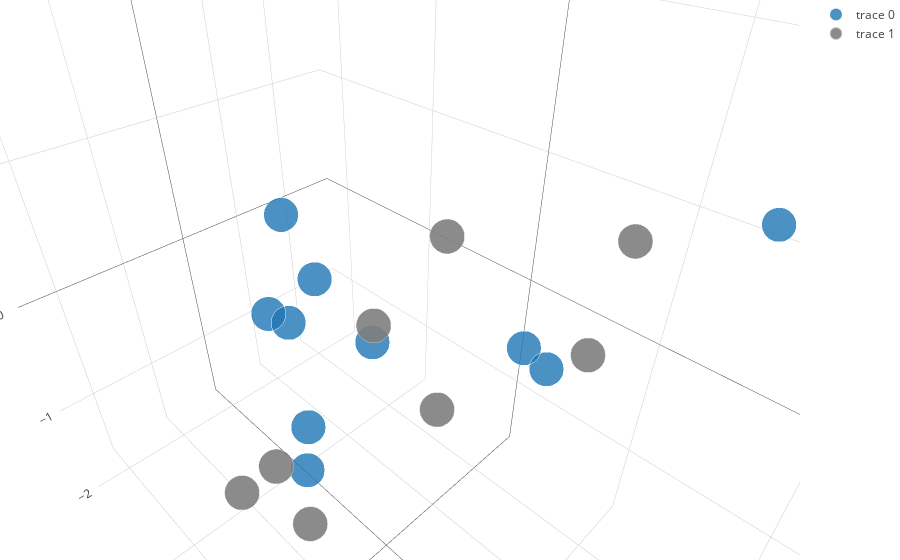

Notebook code for this chart:
### Code cell
# 3차원 공간상의 점
x, y, z = np.random.multivariate_normal(np.array([0,0,0]), np.eye(3), 10).transpose()

trace1 = go.Scatter3d(
    x=x,
    y=y,
    z=z,
    mode='markers',
    marker=dict(
        size=12,
        line=dict(
            color='rgba(217, 217, 217, 0.14)',
            width=0.5
        ),
        opacity=0.8
    )
)

x2, y2, z2 = np.random.multivariate_normal(np.array([0,0,0]), np.eye(3), 10).transpose()
trace2 = go.Scatter3d(
    x=x2,
    y=y2,
    z=z2,
    mode='markers',
    marker=dict(
        color='rgb(127, 127, 127)',
        size=12,
        symbol='circle',
        line=dict(
            color='rgb(204, 204, 204)',
            width=1
        ),
        opacity=0.9
    )
)
data = [trace1, trace2]
layout = go.Layout(
    margin=dict(
        l=0,
        r=0,
        b=0,
        t=0
    )
)
fig = go.Figure(data=data, layout=layout)

offline.iplot(fig)

### Figure 1 — Plotly figure (JSON) as saved in the notebook; plotly's stock layout.template omitted (floating-point values rounded to 4 significant figures)
{"data": [{"marker": {"line": {"color": "rgba(217, 217, 217, 0.14)", "width": 0.5}, "opacity": 0.8, "size": 12}, "mode": "markers", "type": "scatter3d", "uid": "6496b3", "x": [-0.8189, -0.122, -0.7292, 0.7779, -0.4763, -0.7848, 0.1413, 0.4135, -0.6026, -1.397], "y": [0.597, -1.062, 1.563, 0.3162, -0.6212, -2.148, -0.9481, -0.2937, -1.422, 0.06399], "z": [-0.04103, 0.6626, 1.432, 0.4566, -0.3525, -1.219, 0.06718, -0.6974, -0.2599, -0.5533]}, {"marker": {"color": "rgb(127, 127, 127)", "line": {"color": "rgb(204, 204, 204)", "width": 1}, "opacity": 0.9, "size": 12, "symbol": "circle"}, "mode": "markers", "type": "scatter3d", "uid": "0da1d3", "x": [-0.3889, 1.181, -0.5481, -0.7286, -0.04043, -1.294, 0.8302, -0.07568, 0.7197, 0.6696], "y": [0.1104, 0.3591, -0.04395, 0.8849, 1.342, 0.7623, 2.216, -0.1589, -0.1378, 0.05967], "z": [0.8942, 0.3927, -0.6672, 0.3106, 2.919, 0.7507, -1.51, 0.2972, -0.2626, -0.6489]}], "layout": {"autosize": true, "margin": {"b": 0, "l": 0, "r": 0, "t": 0}, "scene": {"aspectmode": "auto", "aspectratio": {"x": 0.7007, "y": 1.186, "z": 1.204}, "camera": {"center": {"x": 0, "y": 0, "z": 0}, "eye": {"x": 0.5403, "y": 0.5403, "z": 0.5403}, "up": {"x": 0, "y": 0, "z": 1}}, "dragmode": "turntable"}}}
